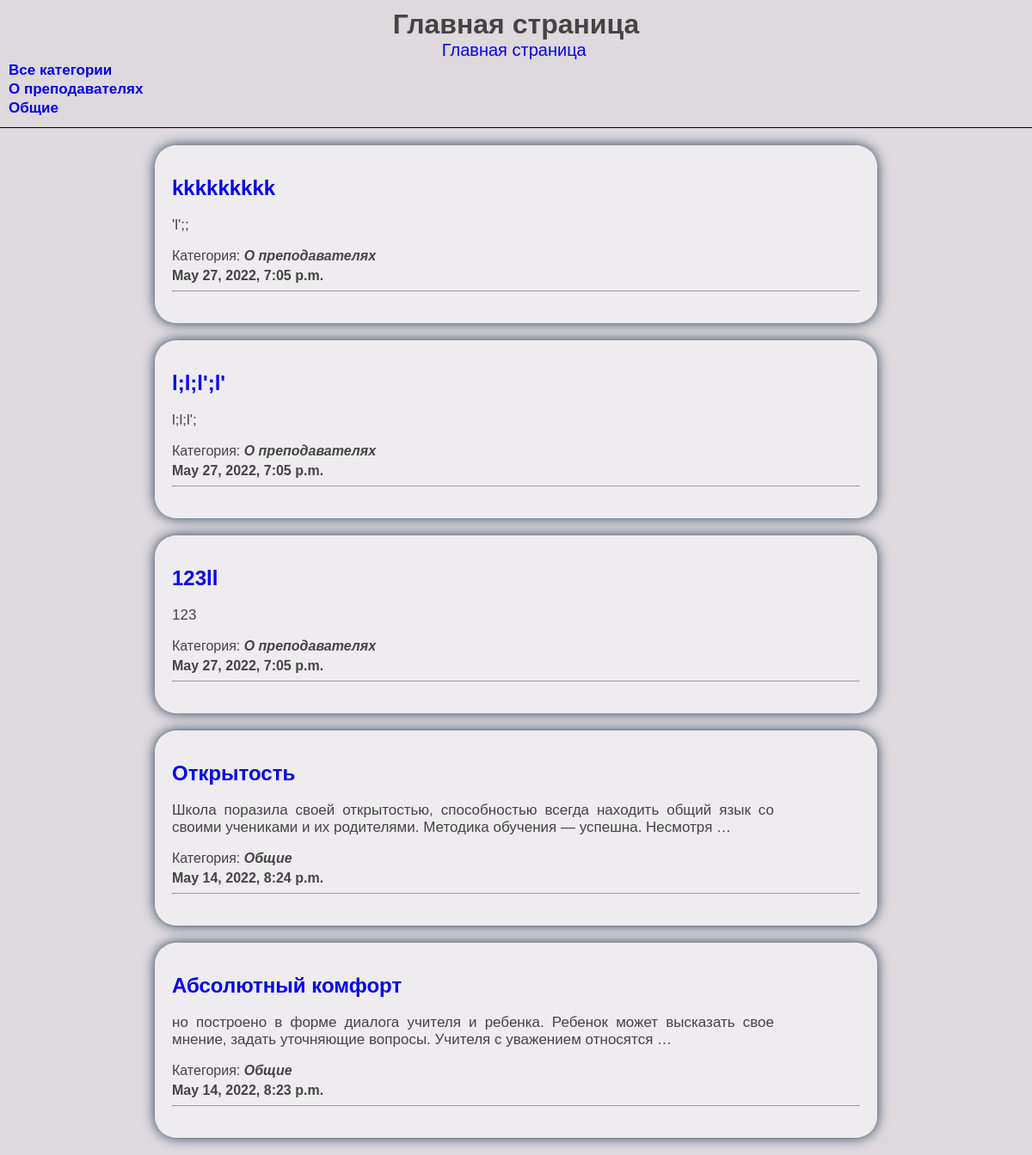
/main/, run on the app's committed database.
### feedbackapp/models.py (models this page shows, shortened)
class Category(models.Model):
    name = models.CharField(max_length=255, db_index=True, verbose_name='Категория')
    slug = models.SlugField(max_length=255, unique=True, db_index=True, verbose_name='url')
    def __str__(self):
        return self.name
    def get_absolute_url(self):
        return reverse('category', kwargs={'slug_category': self.slug})
    class Meta:
        verbose_name = 'Категория'
        verbose_name_plural = 'Категории'
        ordering = ['id']

class Feedback(models.Model):
    title = models.CharField(max_length=255, verbose_name='Название')
    content = models.TextField(verbose_name='Текст')
    slug = models.SlugField(max_length=255, unique=True, db_index=True, verbose_name='url')
    time_create = models.DateTimeField(auto_now_add=True, verbose_name='Дата создания')
    is_published = models.BooleanField(default=True, verbose_name='Опубликовано')
    cat = models.ForeignKey('Category', on_delete=models.PROTECT, null=True, verbose_name='Категория')
    def get_absolute_url(self):
        return reverse('feed', kwargs={'slug_feed': self.slug})
    class Meta:
        verbose_name = 'Отзыв'
        verbose_name_plural = 'Отзывы'
        ordering = ['-time_create', 'title']

### feedbackapp/views.py (the view)
# urls.py: path('main/', FeedbackHome.as_view(), name='home'),
class FeedbackHome(DataMixin, ListView):
    model = Feedback
    template_name = 'feedback/index.html'
    context_object_name = 'info'
    def get_context_data(self, *, object_list=None, **kwargs):
        context = super().get_context_data(**kwargs)
        c_def = self.get_user_context(title='Главная страница')
        return c_def | context
    def get_queryset(self):
        return Feedback.objects.filter(is_published=True)

### feedbackapp/utils.py (called while the page is built)
    def get_user_context(self, *, object_list=None, **kwargs):
        paginate_by = 4
        context = kwargs
        cats = Category.objects.annotate(Count('feedback'))
        user_menu = menu.copy()
        if not self.request.user.is_authenticated:
            user_menu.pop(1)
        context['menu'] = user_menu
        context['cats'] = cats
        return context

### feedbackapp/templates/feedback/index.html
{% extends 'feedback/base.html'%}
{% block content %}
{% for i in info %}
<div class="container">
    <ul class="feedbacks">
        <li class=index>
            <a href="{{i.get_absolute_url}}"><h2>{{i.title}} </h2></a>
            <div class="content">
                <p class="content">
                    {{i.content|truncatewords:20}}
                </p></div>
           <span>Категория:</span>
            <span class="place_category">{{i.cat}}</span>
            <span class="data">{{i.time_create}}</span>
            <hr>
        </li>
    </ul>
</div>
{% endfor %}
{% endblock %}

### feedbackapp/templates/feedback/base.html (shortened to what this page needs)
{% load static %}
{% load feedback_tags %}
<!DOCTYPE html>
<html lang="en">
<head>
    <link type="text/css" rel="stylesheet" href="{% static 'feedback/style.css' %}">
</head>
<body>
{% block menu %}
<header>
    <h1>{{title}}</h1>
    <nav>
        {% for m in menu %}
        <span class="text_menu"><a href="{% url m.url_name %}">{{m.title}}</a></span>
        {% endfor%}
    </nav>
    <div class="category_container">
        <ul class="category">
            {% if cat_selected == 0 %}
            <li>Все категории</li>
            {% else %}
            <li><a href="{% url 'home' %}"> Все категории </a></li>
            {% endif %}
            {% for cat in cats %}
            {% if cat.feedback__count > 0 %}
            {% if cat.id == cat_selected %}
            <li>{{cat.name}}</li>
            {% else %}
            <li><a href="{{cat.get_absolute_url}}">{{cat.name}}</a></li>
            {% endif %}
            {% endif %}
            {% endfor %}
        </ul>
    </div>
</header>
{% endblock menu %}
{% block content %}
{% endblock %}
</body>
</html>

### feedbackapp/static/feedback/style.css (style rules this page uses)
html, body { font-family: 'Arial'; margin: 0; padding: 0; color: #444; background-color: #ded9dd; }
a { text-decoration: none; display: inline-block; }
a:after { background-color: #f66d52; display: block; content: ""; height: 2px; width: 0%; -webkit-transition: width .3s ease-in-out; -moz--transition: width .3s ease-in-out; transition: width .3s ease-in-out; }
header { padding: 10px; border-bottom: 1.6px solid black; text-align: center; }
.text_menu { margin: 10px; font-size: 20px; }
.feedbacks { list-style-type: none; padding: 0; }
.content { text-align: justify; max-width: 700px; font-size: 17px; }
.data { display: block; font-weight: 600; margin-top: 0; max-width: 230px; margin-top: 5px; }
.container { background-color: rgba(255, 255, 255, 0.5); margin: auto; margin-top: 20px; margin-bottom: 20px; padding: 20px; max-width: 800px; box-shadow: 0px 0px 14px 0px rgba(34, 60, 80, 1); border-radius: 25px; }
h2 { margin: 0; }
.category_container { margin: 0; width: 500px; text-align: left; }
.category { font-size: 17px; padding: 0; margin: 0; list-style-type: none; font-weight: 700; }
.place_category { font-style: oblique; font-weight: 700; }
h1 { margin: 0; margin-left: 0px; }

### data on the page
Category: name "О преподавателях"
Category: name "Общие"
Feedback: title "kkkkkkkkk", content "'l';;", cat "О преподавателях", time_create "May 27, 2022, 7:05 p.m."
Feedback: title "l;l;l';l'", content "l;l;l';", cat "О преподавателях", time_create "May 27, 2022, 7:05 p.m."
Feedback: title "123ll", content "123", cat "О преподавателях", time_create "May 27, 2022, 7:05 p.m."
Feedback: title "Открытость", content "Школа поразила своей открытостью, способностью всегда находить общий язык со своими учениками и их родителями. Методика обучения — успешна. Несмотря …", cat "Общие", time_create "May 14, 2022, 8:24 p.m."
Feedback: title "Абсолютный комфорт", content "но построено в форме диалога учителя и ребенка. Ребенок может высказать свое мнение, задать уточняющие вопросы. Учителя с уважением относятся …", cat "Общие", time_create "May 14, 2022, 8:23 p.m."

### other printed values
{{ title }} "Главная страница"
{{ m.title }} "Главная страница"
